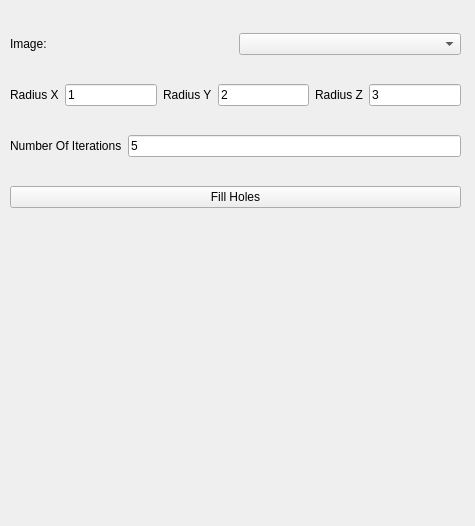
<?xml version="1.0" encoding="UTF-8"?>
<ui version="4.0">
 <class>Form</class>
 <widget class="QWidget" name="Form">
  <property name="geometry">
   <rect>
    <x>0</x>
    <y>0</y>
    <width>475</width>
    <height>526</height>
   </rect>
  </property>
  <property name="windowTitle">
   <string>Form</string>
  </property>
  <widget class="QWidget" name="verticalLayoutWidget">
   <property name="geometry">
    <rect>
     <x>10</x>
     <y>10</y>
     <width>451</width>
     <height>221</height>
    </rect>
   </property>
   <layout class="QVBoxLayout" name="verticalLayout">
    <item>
     <layout class="QHBoxLayout" name="horizontalLayout">
      <item>
       <widget class="QLabel" name="label_2">
        <property name="text">
         <string>Image:</string>
        </property>
       </widget>
      </item>
      <item>
       <widget class="QmitkDataStorageComboBox" name="ImageSelector"/>
      </item>
     </layout>
    </item>
    <item>
     <layout class="QHBoxLayout" name="horizontalLayout_2">
      <item>
       <widget class="QLabel" name="label_3">
        <property name="text">
         <string>Radius X</string>
        </property>
       </widget>
      </item>
      <item>
       <widget class="QLineEdit" name="RadiusX">
        <property name="text">
         <string>1</string>
        </property>
       </widget>
      </item>
      <item>
       <widget class="QLabel" name="label_4">
        <property name="text">
         <string>Radius Y</string>
        </property>
       </widget>
      </item>
      <item>
       <widget class="QLineEdit" name="RadiusY">
        <property name="text">
         <string>2</string>
        </property>
       </widget>
      </item>
      <item>
       <widget class="QLabel" name="label_5">
        <property name="text">
         <string>Radius Z</string>
        </property>
       </widget>
      </item>
      <item>
       <widget class="QLineEdit" name="RadiusZ">
        <property name="text">
         <string>3</string>
        </property>
       </widget>
      </item>
     </layout>
    </item>
    <item>
     <layout class="QHBoxLayout" name="horizontalLayout_5">
      <item>
       <widget class="QLabel" name="label_6">
        <property name="text">
         <string>Number Of Iterations</string>
        </property>
       </widget>
      </item>
      <item>
       <widget class="QLineEdit" name="NumberOfIterations">
        <property name="text">
         <string>5</string>
        </property>
       </widget>
      </item>
     </layout>
    </item>
    <item>
     <widget class="QPushButton" name="FillHoles">
      <property name="text">
       <string>Fill Holes</string>
      </property>
     </widget>
    </item>
   </layout>
  </widget>
 </widget>
 <customwidgets>
  <customwidget>
   <class>QmitkDataStorageComboBox</class>
   <extends>QComboBox</extends>
   <header location="global">QmitkDataStorageComboBox.h</header>
  </customwidget>
 </customwidgets>
 <resources/>
 <connections/>
</ui>
